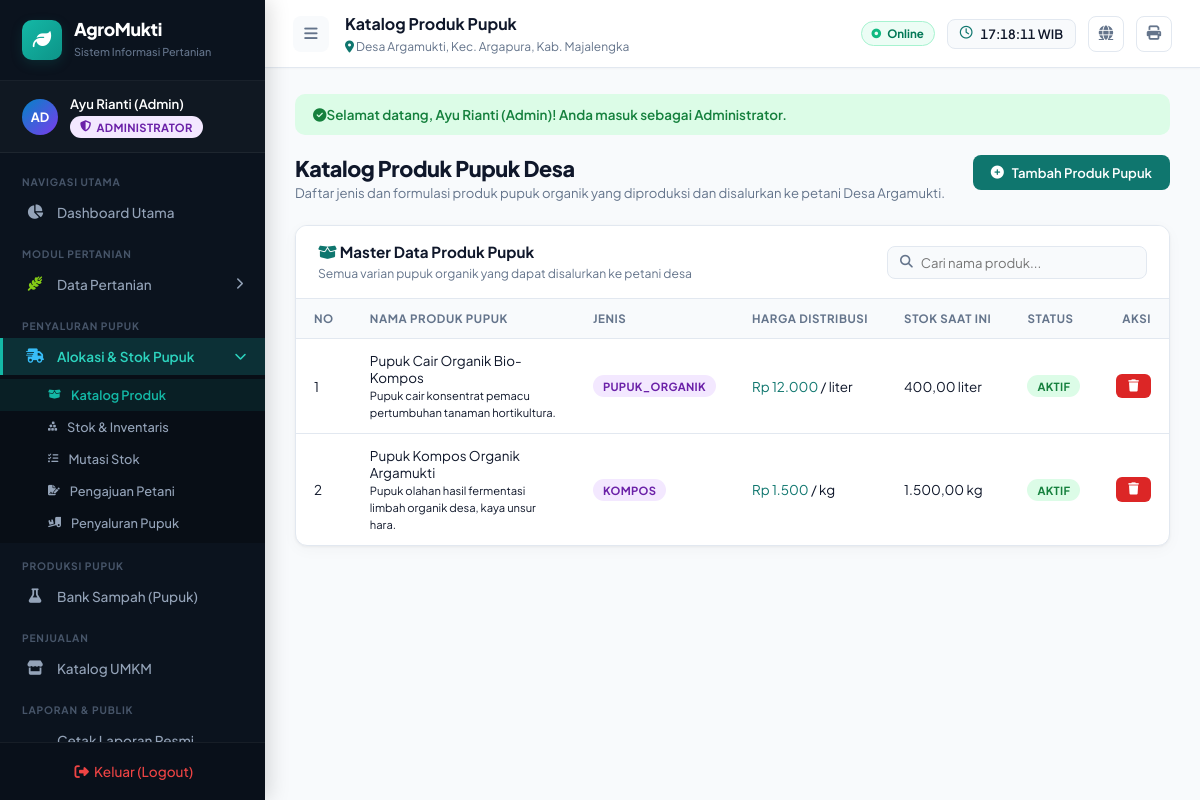
Screenshot of /produk_pupuk.php (signed in) with the database file from the repository.
### tables this page shows
CREATE TABLE IF NOT EXISTS produk_pupuk (
    id INT AUTO_INCREMENT PRIMARY KEY,
    nama_produk VARCHAR(100) NOT NULL,
    jenis ENUM('kompos', 'pupuk_organik') NOT NULL,
    deskripsi TEXT,
    harga DECIMAL(12,2) NOT NULL DEFAULT 0,
    satuan VARCHAR(20) NOT NULL DEFAULT 'kg',
    foto VARCHAR(255),
    status ENUM('aktif', 'nonaktif') NOT NULL DEFAULT 'aktif'
);

### config.php (called while the page is built, shortened)
<?php
if (!function_exists('formatRupiah')) {
    function formatRupiah($angka) {
        return 'Rp ' . number_format($angka, 0, ',', '.');
    }
}
if (!function_exists('formatNumber')) {
    function formatNumber($angka, $decimals = 0) {
        return number_format($angka, $decimals, ',', '.');
    }
}
if (!function_exists('getFlash')) {
    function getFlash() {
        if (isset($_SESSION['flash'])) {
            $flash = $_SESSION['flash'];
            return $flash;
        }
        return null;
    }
}
?>

### produk_pupuk.php (the view, shortened to what this page needs)
<?php
include 'config.php';
$produk_list = $conn->query("SELECT p.*, COALESCE(s.jumlah, 0) as total_stok FROM produk_pupuk p LEFT JOIN stok_pupuk s ON s.produk_pupuk_id = p.id ORDER BY p.id DESC");
include 'includes/header.php';
$flash = getFlash();
?>
<?php if ($flash): ?>
    <div style="padding:12px 18px; background: <?= $flash['type'] == 'success' ? '#dcfce7' : '#fee2e2' ?>; color: <?= $flash['type'] == 'success' ? '#15803d' : '#b91c1c' ?>; border-radius:10px; margin-bottom:20px; font-weight:600; font-size:0.84rem;">
        <i class="fa-solid <?= $flash['type'] == 'success' ? 'fa-circle-check' : 'fa-circle-exclamation' ?> me-2"></i><?= $flash['message'] ?>
    </div>
<?php endif; ?>
<div class="page-header">
    <div>
        <h3>Katalog Produk Pupuk Desa</h3>
        <p>Daftar jenis dan formulasi produk pupuk organik yang diproduksi dan disalurkan ke petani Desa Argamukti.</p>
    </div>
    <button class="btn btn-primary" onclick="openModal('modalProdukPupuk')">
        <i class="fa-solid fa-plus-circle"></i> Tambah Produk Pupuk
    </button>
</div>
<div class="card">
    <div class="card-header">
        <div>
            <h4 class="card-title"><i class="fa-solid fa-box-open me-2" style="color:var(--primary);"></i> Master Data Produk Pupuk</h4>
            <span class="card-subtitle">Semua varian pupuk organik yang dapat disalurkan ke petani desa</span>
        </div>
        <div class="search-input">
            <i class="fa-solid fa-magnifying-glass"></i>
            <input type="text" id="searchPupuk" placeholder="Cari nama produk..." onkeyup="filterTable('searchPupuk', 'tablePupuk')">
        </div>
    </div>
    <div class="table-wrapper">
        <table class="data-table" id="tablePupuk">
            <thead>
                <tr>
                    <th>No</th>
                    <th>Nama Produk Pupuk</th>
                    <th>Jenis</th>
                    <th>Harga Distribusi</th>
                    <th>Stok Saat Ini</th>
                    <th>Status</th>
                    <th style="text-align:right;">Aksi</th>
                </tr>
            </thead>
            <tbody>
                <?php
                $no = 1;
                while ($row = $produk_list->fetch_assoc()):
                ?>
                <tr>
                    <td><?= $no++ ?></td>
                    <td class="fw-bold"><?= htmlspecialchars($row['nama_produk']) ?><br><small class="text-muted"><?= htmlspecialchars($row['deskripsi']) ?></small></td>
                    <td>
                        <span class="badge badge-purple">
                            <?= strtoupper($row['jenis']) ?>
                        </span>
                    </td>
                    <td><span class="fw-bold" style="color:var(--primary);"><?= formatRupiah($row['harga']) ?></span> / <?= $row['satuan'] ?></td>
                    <td><span class="fw-bold"><?= formatNumber($row['total_stok'], 2) ?></span> <?= $row['satuan'] ?></td>
                    <td>
                        <span class="badge <?= $row['status'] === 'aktif' ? 'badge-success' : 'badge-danger' ?>">
                            <?= strtoupper($row['status']) ?>
                        </span>
                    </td>
                    <td style="text-align:right;">
                        <a href="produk_pupuk.php?delete=<?= $row['id'] ?>" class="btn btn-sm btn-danger" onclick="return confirm('Yakin hapus produk pupuk ini?')">
                            <i class="fa-solid fa-trash"></i>
                        </a>
                    </td>
                </tr>
                <?php endwhile; ?>
            </tbody>
        </table>
    </div>
</div>
<?php include 'includes/footer.php'; ?>

### assets/css/style.css (style rules this page uses)
:root { --primary: #0f766e; --primary-light: #14b8a6; --primary-dark: #0d9488; --primary-glow: rgba(15, 118, 110, 0.22); --secondary: #0284c7; --accent: #d97706; --danger: #dc2626; --purple: #7c3aed; --sidebar-bg: #0b131e; --sidebar-text: #94a3b8; --sidebar-hover: rgba(20, 184, 166, 0.12); --sidebar-active-bg: rgba(20, 184, 166, 0.18); --sidebar-active-text: #2dd4bf; --sidebar-border: rgba(255,255,255,0.06); --bg-main: #f8fafc; --bg-card: #ffffff; --text-dark: #0f172a; --text-muted: #64748b; --border: #e2e8f0; --shadow: 0 1px 3px rgba(0,0,0,0.05), 0 4px 16px rgba(0,0,0,0.03); --shadow-lg: 0 10px 30px rgba(0,0,0,0.08); --sidebar-width: 265px; --topbar-height: 68px; --transition: all 0.2s cubic-bezier(0.4, 0, 0.2, 1); --radius: 12px; }
*, *::before, *::after { box-sizing: border-box; margin: 0; padding: 0; }
html { scroll-behavior: smooth; }
body { font-family: 'Plus Jakarta Sans', -apple-system, BlinkMacSystemFont, 'Segoe UI', Roboto, sans-serif; background: var(--bg-main); color: var(--text-dark); min-height: 100vh; overflow-x: hidden; }
.page-header { display: flex; align-items: flex-start; justify-content: space-between; margin-bottom: 24px; flex-wrap: wrap; gap: 16px; }
.page-header h3 { font-size: 1.35rem; font-weight: 800; color: var(--text-dark); letter-spacing: -0.02em; margin-bottom: 2px; }
.page-header p { font-size: 0.82rem; color: var(--text-muted); margin: 0; }
.card { background: white; border-radius: var(--radius); border: 1px solid var(--border); box-shadow: var(--shadow); overflow: hidden; margin-bottom: 24px; }
.card-header { padding: 16px 22px; border-bottom: 1px solid var(--border); display: flex; align-items: center; justify-content: space-between; flex-wrap: wrap; gap: 12px; background: #ffffff; }
.card-title { font-size: 0.95rem; font-weight: 700; color: var(--text-dark); margin: 0; }
.card-subtitle { font-size: 0.76rem; color: var(--text-muted); margin-top: 2px; }
.table-wrapper { overflow-x: auto; }
.data-table { width: 100%; border-collapse: collapse; text-align: left; }
.data-table thead th { padding: 12px 18px; font-size: 0.72rem; font-weight: 700; color: var(--text-muted); text-transform: uppercase; letter-spacing: 0.05em; background: #f8fafc; border-bottom: 1px solid var(--border); white-space: nowrap; }
.data-table tbody td { padding: 13px 18px; font-size: 0.84rem; border-bottom: 1px solid var(--border); vertical-align: middle; color: var(--text-dark); }
.data-table tbody tr:last-child td { border-bottom: none; }
.badge { display: inline-flex; align-items: center; gap: 5px; padding: 4px 10px; border-radius: 20px; font-size: 0.7rem; font-weight: 700; white-space: nowrap; text-transform: uppercase; letter-spacing: 0.03em; }
.badge-success, .badge-aktif, .badge-selesai, .badge-disetujui, .badge-diterima { background: #dcfce7; color: #15803d; }
.badge-purple { background: #f3e8ff; color: #6b21a8; }
.btn { display: inline-flex; align-items: center; justify-content: center; gap: 8px; padding: 9px 18px; border-radius: 8px; font-size: 0.82rem; font-weight: 600; cursor: pointer; border: none; transition: var(--transition); white-space: nowrap; text-decoration: none; font-family: inherit; }
.btn-primary { background: var(--primary); color: white; }
.btn-danger { background: var(--danger); color: white; }
.btn-sm { padding: 6px 12px; font-size: 0.76rem; border-radius: 6px; }
.search-input { display: flex; align-items: center; gap: 8px; background: var(--bg-main); border: 1px solid var(--border); border-radius: 8px; padding: 7px 12px; width: 260px; }
.search-input i { color: var(--text-muted); font-size: 0.8rem; }
.search-input input { border: none; background: transparent; outline: none; font-size: 0.82rem; width: 100%; font-family: inherit; }

### rows the page displays
produk_pupuk: nama_produk "Pupuk Cair Organik Bio-Kompos", deskripsi "Pupuk cair konsentrat pemacu pertumbuhan tanaman hortikultura.", jenis "PUPUK_ORGANIK", harga "Rp 12.000", satuan "liter", total_stok "400,00", status "AKTIF"
produk_pupuk: nama_produk "Pupuk Kompos Organik Argamukti", deskripsi "Pupuk olahan hasil fermentasi limbah organik desa, kaya unsur hara.", jenis "KOMPOS", harga "Rp 1.500", satuan "kg", total_stok "1.500,00", status "AKTIF"

### other values shown
$role_badge[1] "AD"
$user_nama "Ayu Rianti (Admin)"
$role_badge[0] "ADMINISTRATOR"
$page_title "Katalog Produk Pupuk"
$flash['message'] "Selamat datang, Ayu Rianti (Admin)! Anda masuk sebagai Administrator."
